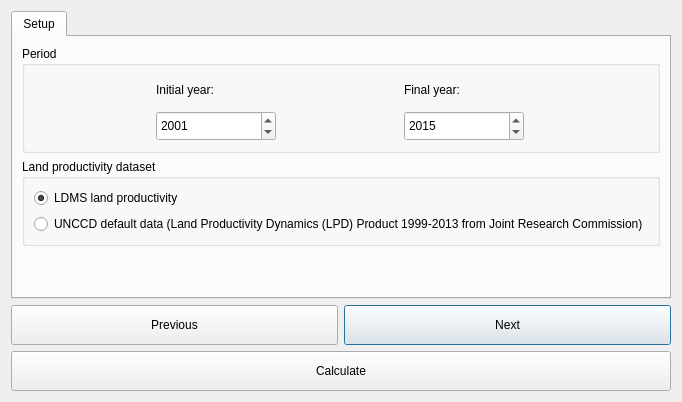
<?xml version="1.0" encoding="UTF-8"?>
<ui version="4.0">
 <class>DlgCalculateOneStep</class>
 <widget class="QDialog" name="DlgCalculateOneStep">
  <property name="geometry">
   <rect>
    <x>0</x>
    <y>0</y>
    <width>615</width>
    <height>383</height>
   </rect>
  </property>
  <property name="sizePolicy">
   <sizepolicy hsizetype="Fixed" vsizetype="Fixed">
    <horstretch>0</horstretch>
    <verstretch>0</verstretch>
   </sizepolicy>
  </property>
  <property name="windowTitle">
   <string>Calculate SDG 15.3.1 Indicator (one-step)</string>
  </property>
  <layout class="QVBoxLayout" name="verticalLayout">
   <item>
    <widget class="QTabWidget" name="TabBox">
     <property name="sizePolicy">
      <sizepolicy hsizetype="Minimum" vsizetype="MinimumExpanding">
       <horstretch>0</horstretch>
       <verstretch>0</verstretch>
      </sizepolicy>
     </property>
     <property name="tabShape">
      <enum>QTabWidget::Rounded</enum>
     </property>
     <property name="currentIndex">
      <number>0</number>
     </property>
     <widget class="QWidget" name="SetupTab">
      <attribute name="title">
       <string>Setup</string>
      </attribute>
      <layout class="QVBoxLayout" name="verticalLayout_2">
       <item>
        <widget class="QGroupBox" name="groupBox_period">
         <property name="sizePolicy">
          <sizepolicy hsizetype="Minimum" vsizetype="Fixed">
           <horstretch>0</horstretch>
           <verstretch>0</verstretch>
          </sizepolicy>
         </property>
         <property name="maximumSize">
          <size>
           <width>16777215</width>
           <height>16777215</height>
          </size>
         </property>
         <property name="title">
          <string>Period</string>
         </property>
         <layout class="QGridLayout" name="gridLayout_8">
          <item row="0" column="0">
           <widget class="QLabel" name="label_10">
            <property name="minimumSize">
             <size>
              <width>0</width>
              <height>30</height>
             </size>
            </property>
            <property name="font">
             <font>
              <weight>50</weight>
              <bold>false</bold>
             </font>
            </property>
            <property name="text">
             <string>Initial year:</string>
            </property>
           </widget>
          </item>
          <item row="0" column="1">
           <widget class="QLabel" name="label_3">
            <property name="minimumSize">
             <size>
              <width>0</width>
              <height>30</height>
             </size>
            </property>
            <property name="text">
             <string>Final year:</string>
            </property>
           </widget>
          </item>
          <item row="1" column="1">
           <widget class="QDateEdit" name="year_final">
            <property name="sizePolicy">
             <sizepolicy hsizetype="Minimum" vsizetype="Minimum">
              <horstretch>0</horstretch>
              <verstretch>0</verstretch>
             </sizepolicy>
            </property>
            <property name="minimumSize">
             <size>
              <width>0</width>
              <height>30</height>
             </size>
            </property>
            <property name="maximumSize">
             <size>
              <width>120</width>
              <height>35</height>
             </size>
            </property>
            <property name="displayFormat">
             <string notr="true">yyyy</string>
            </property>
            <property name="date">
             <date>
              <year>2015</year>
              <month>1</month>
              <day>1</day>
             </date>
            </property>
           </widget>
          </item>
          <item row="1" column="0">
           <widget class="QDateEdit" name="year_initial">
            <property name="sizePolicy">
             <sizepolicy hsizetype="Minimum" vsizetype="Minimum">
              <horstretch>0</horstretch>
              <verstretch>0</verstretch>
             </sizepolicy>
            </property>
            <property name="minimumSize">
             <size>
              <width>0</width>
              <height>30</height>
             </size>
            </property>
            <property name="maximumSize">
             <size>
              <width>120</width>
              <height>35</height>
             </size>
            </property>
            <property name="displayFormat">
             <string notr="true">yyyy</string>
            </property>
            <property name="date">
             <date>
              <year>2001</year>
              <month>1</month>
              <day>1</day>
             </date>
            </property>
           </widget>
          </item>
         </layout>
        </widget>
       </item>
       <item>
        <widget class="QGroupBox" name="groupBox">
         <property name="title">
          <string>Land productivity dataset</string>
         </property>
         <layout class="QGridLayout" name="gridLayout">
          <item row="1" column="0" colspan="2">
           <widget class="QRadioButton" name="mode_lpd_jrc">
            <property name="text">
             <string>UNCCD default data (Land Productivity Dynamics (LPD) Product 1999-2013 from Joint Research Commission)</string>
            </property>
            <property name="checked">
             <bool>false</bool>
            </property>
           </widget>
          </item>
          <item row="0" column="0">
           <widget class="QRadioButton" name="mode_te_prod">
            <property name="text">
             <string>LDMS land productivity</string>
            </property>
            <property name="checked">
             <bool>true</bool>
            </property>
           </widget>
          </item>
         </layout>
        </widget>
       </item>
       <item>
        <spacer name="verticalSpacer">
         <property name="orientation">
          <enum>Qt::Vertical</enum>
         </property>
         <property name="sizeType">
          <enum>QSizePolicy::MinimumExpanding</enum>
         </property>
         <property name="sizeHint" stdset="0">
          <size>
           <width>20</width>
           <height>40</height>
          </size>
         </property>
        </spacer>
       </item>
      </layout>
     </widget>
    </widget>
   </item>
   <item>
    <layout class="QGridLayout" name="gridLayout_3">
     <item row="0" column="1">
      <widget class="QPushButton" name="button_next">
       <property name="sizePolicy">
        <sizepolicy hsizetype="Minimum" vsizetype="Minimum">
         <horstretch>0</horstretch>
         <verstretch>0</verstretch>
        </sizepolicy>
       </property>
       <property name="minimumSize">
        <size>
         <width>0</width>
         <height>40</height>
        </size>
       </property>
       <property name="text">
        <string>Next</string>
       </property>
      </widget>
     </item>
     <item row="1" column="0" colspan="2">
      <widget class="QPushButton" name="button_calculate">
       <property name="sizePolicy">
        <sizepolicy hsizetype="Minimum" vsizetype="Minimum">
         <horstretch>0</horstretch>
         <verstretch>0</verstretch>
        </sizepolicy>
       </property>
       <property name="minimumSize">
        <size>
         <width>0</width>
         <height>40</height>
        </size>
       </property>
       <property name="text">
        <string>Calculate</string>
       </property>
      </widget>
     </item>
     <item row="0" column="0">
      <widget class="QPushButton" name="button_prev">
       <property name="sizePolicy">
        <sizepolicy hsizetype="Minimum" vsizetype="Minimum">
         <horstretch>0</horstretch>
         <verstretch>0</verstretch>
        </sizepolicy>
       </property>
       <property name="minimumSize">
        <size>
         <width>0</width>
         <height>40</height>
        </size>
       </property>
       <property name="text">
        <string>Previous</string>
       </property>
      </widget>
     </item>
    </layout>
   </item>
  </layout>
 </widget>
 <tabstops>
  <tabstop>TabBox</tabstop>
  <tabstop>button_prev</tabstop>
  <tabstop>button_next</tabstop>
  <tabstop>button_calculate</tabstop>
 </tabstops>
 <resources/>
 <connections/>
</ui>
